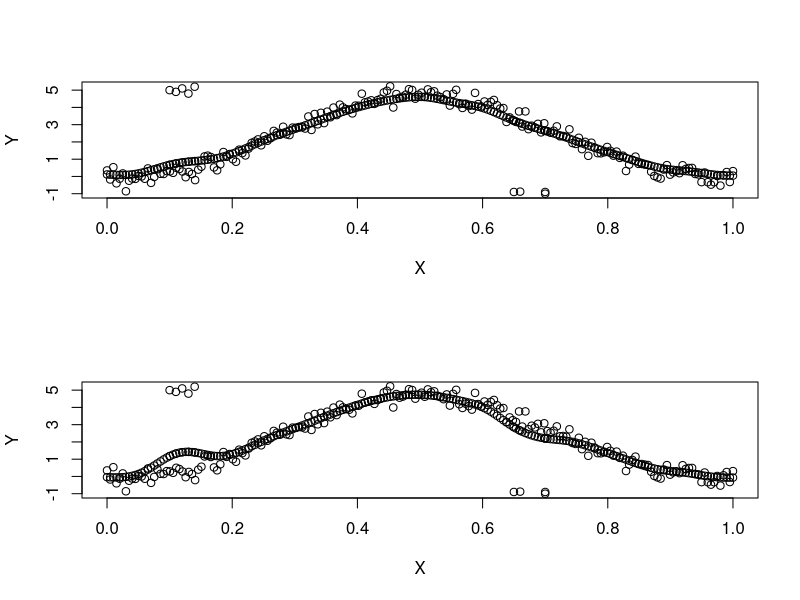

Recreate this plot in R.
set.seed(20)

x1=c(.1,.12,.11,.13,.14,.7,.7,.65,.66)
u<- seq(0,1,length.out = 200)
X=c(x1,u)
X=matrix(X)
noise <- rnorm(length(u),0,0.3)
Y=M=basicMethod=matrix(0, nrow = length(X), ncol = 1)
y1=c(5,5.1,4.9,4.8,5.2,-1,-.9,-.9,-.88)
y2=300*(u^3-3*u^4+3*u^5-u^6)+as.matrix(noise)
Y=c(y1,y2)

G=matrix(0, nrow = length(X), ncol = 2)
for(i in c(1:length(X))){
  for(j in c(1:2)){
    if(j==1){
      G[i,j]=X[i]}else{
        G[i,j]=Y[i]}
  }}
sigma=8
K=matrix(0, nrow = length(X), ncol = length(X))
W=matrix(0, nrow = length(X), ncol = 1)

for(j in c(1:length(X))){
  K[,j]=exp(-rowSums((sweep(G,2,G[j,],FUN="-"))^2)/sigma^2)
}

T=matrix(0, nrow = length(X), ncol = 1)
D=matrix(0, nrow = length(X), ncol = 1)
Z=matrix(0, nrow = length(X), ncol = 1)
for(n in c(1:length(X))){
  
  T[,1]=exp(-rowSums((sweep(G,2,G[n,],FUN="-"))^2)/sigma^2)
  D[,1]=sqrt(1+1-2*T)
  Z=1/D
  Z[n]=0
   P=matrix(0, nrow = length(X), ncol = length(X))
  P=1+K-as.vector(T)
  
  P=sweep(P,2,as.vector(T),FUN="-")
  
  W[n]=1-1/(length(X))*sqrt(t(Z)%*%P%*%Z)
  }
h=seq(0.03,0.03,1)
h=matrix(h)
for(j in c(1:length(h))){
  for(i in c(1:length(X))){
    temp=(X[,1]-X[i,1])/h[j,1]
    Ker=1/(sqrt(2*pi))*exp(-(temp^2)/2)
    num1=t(as.matrix(Ker))%*%Y
    denom1=sum(Ker)
    
    basicMethod[i,1]=num1/denom1
    
    num=t(as.matrix(Ker*W))%*%Y
    denom=(sum(Ker*W))
    M[i,1]=num/denom
  }
  
  par(mfrow=c(2,1))
  plot(X,Y,ylim=range(c(Y,M)))
  par(new=TRUE)
  plot(X,M, ylim=range(c(Y,M)), axes = FALSE, xlab = "", ylab = "")
  
  plot(X,Y,ylim=range(c(Y,basicMethod)))
  par(new=TRUE)
  plot(X,basicMethod, ylim=range(c(Y,basicMethod)), axes = FALSE, xlab = "", ylab = "")
  
}



